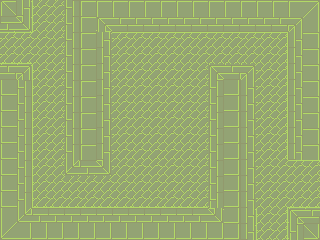

A level layout from a 2D game, rendered from its tile map. Below: a short description, then the map file with its tile-grid data intact:
An orthogonal 20x15 tile map with 16x16 px tiles, 1 tile layer (background), 3 tilesets and 8 objects.

<map version="1.0" orientation="orthogonal" renderorder="right-down" width="20" height="15" tilewidth="16" tileheight="16" nextobjectid="33">
 <tileset firstgid="1" name="tileset_1" tilewidth="16" tileheight="16" tilecount="49" columns="7">
  <image source="tileset_2.png" width="112" height="112" />
 </tileset>
 <tileset firstgid="50" name="player" tilewidth="32" tileheight="32" tilecount="1" columns="1">
  <image source="../../img/player_stand.png" width="32" height="36" />
 </tileset>
 <tileset firstgid="51" name="scarab" tilewidth="64" tileheight="32" tilecount="1" columns="1">
  <image source="../../img/scarab.png" width="64" height="32" />
 </tileset>
 <layer name="background" width="20" height="15">
  <data encoding="csv">
1,34,24,25,30,4,3,3,3,3,3,3,3,3,3,3,4,5,6,7,
39,41,24,25,23,4,9,10,10,10,10,10,10,10,10,10,11,12,13,14,
18,18,25,25,23,4,27,18,18,18,18,18,18,18,18,18,18,19,20,21,
32,32,25,25,23,4,27,25,25,25,25,25,25,25,25,25,25,26,20,21,
12,13,24,25,23,4,27,25,25,25,25,25,25,9,12,13,25,26,20,21,
15,16,24,25,23,4,27,25,25,25,25,25,25,23,46,27,25,26,20,21,
29,30,24,25,23,4,27,25,25,25,25,25,25,23,46,27,25,26,20,21,
29,30,24,25,23,4,27,25,25,25,25,25,25,23,46,27,25,26,20,21,
29,30,24,25,23,4,27,25,25,25,25,25,25,23,46,27,25,26,20,21,
29,30,24,25,23,4,27,25,25,25,25,25,25,23,46,27,25,26,20,21,
29,30,24,25,37,40,41,25,25,25,25,25,25,23,46,27,25,25,18,18,
29,30,24,25,25,25,25,25,25,25,25,25,25,23,46,27,25,25,25,25,
29,30,31,32,32,32,32,32,32,32,32,32,32,23,46,27,25,25,32,32,
36,37,38,39,38,39,40,40,40,40,40,40,40,41,46,27,24,26,9,10,
43,44,45,46,45,46,47,47,47,47,47,47,47,47,46,20,24,26,16,49
</data>
 </layer>
 <objectgroup name="enemies" />
 <objectgroup name="solids">
  <object id="22" x="0" y="0" width="32" height="32" />
  <object id="23" x="0" y="64" width="32" height="176" />
  <object id="24" x="32" y="208" width="224" height="32" />
  <object id="25" x="208" y="64" width="48" height="144" />
  <object id="26" x="64" y="32" width="48" height="144" />
  <object id="27" x="64" y="0" width="256" height="32" />
  <object id="28" x="288" y="32" width="32" height="128" />
  <object id="29" x="288" y="208" width="32" height="32" />
 </objectgroup>
 <objectgroup name="player" />
</map>
